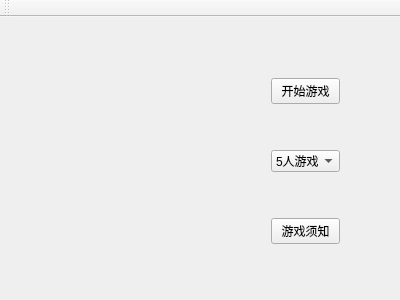
<?xml version="1.0" encoding="UTF-8"?>
<ui version="4.0">
 <class>MainWindow</class>
 <widget class="QMainWindow" name="MainWindow">
  <property name="geometry">
   <rect>
    <x>0</x>
    <y>0</y>
    <width>400</width>
    <height>300</height>
   </rect>
  </property>
  <property name="windowTitle">
   <string>MainWindow</string>
  </property>
  <property name="windowIcon">
   <iconset resource="resource.qrc">
    <normaloff>:/new/picture/1.ico</normaloff>:/new/picture/1.ico</iconset>
  </property>
  <widget class="QWidget" name="centralWidget">
   <widget class="QWidget" name="verticalLayoutWidget">
    <property name="geometry">
     <rect>
      <x>260</x>
      <y>10</y>
      <width>91</width>
      <height>271</height>
     </rect>
    </property>
    <layout class="QVBoxLayout" name="verticalLayout">
     <item>
      <widget class="QPushButton" name="startButton">
       <property name="text">
        <string>开始游戏</string>
       </property>
      </widget>
     </item>
     <item>
      <widget class="QComboBox" name="comboBox">
       <item>
        <property name="text">
         <string>5人游戏</string>
        </property>
       </item>
       <item>
        <property name="text">
         <string>6人游戏</string>
        </property>
       </item>
       <item>
        <property name="text">
         <string>7人游戏</string>
        </property>
       </item>
       <item>
        <property name="text">
         <string>8人游戏</string>
        </property>
       </item>
      </widget>
     </item>
     <item>
      <widget class="QPushButton" name="textButton">
       <property name="text">
        <string>游戏须知</string>
       </property>
      </widget>
     </item>
    </layout>
   </widget>
   <widget class="QLabel" name="label">
    <property name="geometry">
     <rect>
      <x>10</x>
      <y>20</y>
      <width>231</width>
      <height>231</height>
     </rect>
    </property>
    <property name="styleSheet">
     <string notr="true">border-image: url(:/new/picture/1.JPG);</string>
    </property>
    <property name="text">
     <string/>
    </property>
   </widget>
  </widget>
  <widget class="QToolBar" name="toolBar">
   <property name="windowTitle">
    <string>toolBar</string>
   </property>
   <attribute name="toolBarArea">
    <enum>TopToolBarArea</enum>
   </attribute>
   <attribute name="toolBarBreak">
    <bool>false</bool>
   </attribute>
  </widget>
 </widget>
 <layoutdefault spacing="6" margin="11"/>
 <resources>
  <include location="resource.qrc"/>
 </resources>
 <connections/>
</ui>
